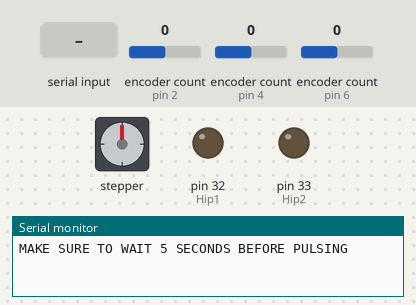
The sketch below on a simulated Arduino Mega 2560, built with avr-gcc and run on an emulated ATmega2560. Shown: stepper motor, output pins drawn as LEDs (lit = HIGH), the last lines printed to the serial monitor. Wiring (inferred from the names in the program): stepper motor (200 steps per turn assumed): coils pin 37, pin 36, pin 35, pin 34. Dashed ring = blinking. The inputs (shaded band) are chosen by the test bench; at power-on: encoder count (sensors on pin 2, pin 4, pin 6) 0. Pins used as bus, display or sensor lines are not drawn.

Above: at 1.2 s.
1.3 s: "1" received over Serial
At 1.52 s:
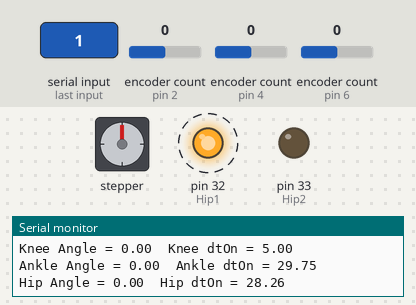
At 6.02 s:
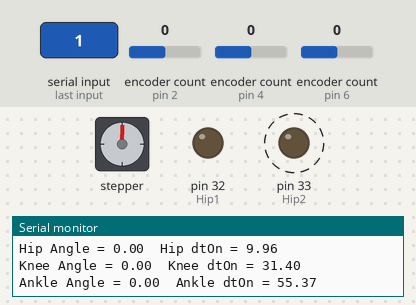
7.3 s: encoder count (sensor on pin 2) set to -1
10.3 s: encoder count (sensor on pin 2) set to 3
Timing chart, 0 to 19.3 s (numbered marks = the images above; inputs shaded):
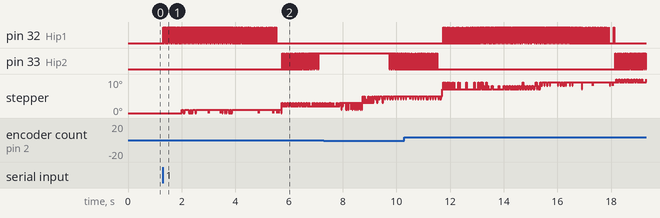

The sketch:

Step_Demo.ino
```cpp
/*
 * Step_Demo
 *
 * Demonstration of using PWM strategy to produce stepping motion in test bench leg.
 * Program adjusts duty cycle by changing the amount of time the signal is on HIGH per period
 * to step the leg through a sequence of preset target angles.
 * Enter '1' in serial monitor to turn program on/off.
 *
 * Author: Flora Huang
 * Last Updated: 16 August 2022
 */

# include <Arduino.h>
# include <Encoder.h>

// Pins for muscles:
# define Hip1 32
# define Hip2 33
# define Knee1 36
# define Knee2 34
# define Ankle1 37
# define Ankle2 35

// Encoder objects for joints:
Encoder encoderHip(2,3);
Encoder encoderAnk(4,5);
Encoder encoderKne(6,7);

// Program control (time, on/off, etc.) variables:
bool pulsing                 = false;   // Whether muscles are currently pulsing
unsigned long pulseStart     = 0;       // Time pulsing began
unsigned long previousPrint  = 0;       // Time info was previously printed
unsigned long previousAdjHip = 0;       // Time hip was previously adjusted
unsigned long previousAdjKne = 0;       // Time knee was previously adjusted
unsigned long previousAdjAnk = 0;       // Time ankle was previously adjusted
int cycCounter               = 0;       // Number of times cycle has run

// Motion stages constants (edit these to change length of each motion stage):
// Length of stage X = STAGE_X * STAGE_LENGTH
const int STAGE_1      = 2;    // Set leg to initial position (hip flexed right)
const int STAGE_2      = 10;   // Flex knee
const int STAGE_3      = 10;   // Extend hip
const int STAGE_4      = 10;   // Flex hip left
const int STAGE_5      = 5;    // Extend knee
const int STAGE_6      = 5;    // Extend knee
const int STAGE_7      = 10;   // Extend hip
const int STAGE_8      = 10;   // Flex hip right
const int STAGE_TOTAL  = STAGE_1 + STAGE_2 + STAGE_3 + STAGE_4 + STAGE_5 + STAGE_6 + STAGE_7 + STAGE_8;   // Do not change this!
const int STAGE_LENGTH = 200;   // [ms] Time factor

// Motion stages variables:
unsigned long stage1_start  = 0;
unsigned long stage2_start  = 0;
unsigned long stage3_start  = 0;
unsigned long stage4_start  = 0;
unsigned long stage5_start  = 0;
unsigned long stage6_start  = 0;
unsigned long stage7_start  = 0;
unsigned long stage8_start  = 0;
unsigned long stage9_start  = 0;
unsigned long stage10_start = 0;

// Joint angle variables:
float angleHip, angleKne, angleAnk;   // Current joint angles
float initHip, initKne, initAnk;      // Joint angles at beginning of current motion stage

// Joint target constants (edit these to change target angle sequence):
const float HIP_TARGET_R = -40;
const float HIP_TARGET_L = 40;
const float KNE_TARGET_R = -40;
const float KNE_TARGET_L = 30;
const float ANK_TARGET_R = 36;
const float ANK_TARGET_L = 32;
const int DEVIATION      = 1;   // [degrees] Accepted deviation from target angle

// Temporary target variables (reference target at current time):
float refHip, refKne, refAnk;

// Pulsing variables:
int currHip, currKne, currAnk;     // Muscle currently controlling joint
float dtOnHip, dtOnKne, dtOnAnk;   // [ms] Time on HIGH per period

void setup() {
  Serial.begin(115200);

  // Set muscle pins to output:
  pinMode(Hip1, OUTPUT);
  pinMode(Hip2, OUTPUT);
  pinMode(Knee1, OUTPUT);
  pinMode(Knee2, OUTPUT);
  pinMode(Ankle1, OUTPUT);
  pinMode(Ankle2, OUTPUT);

  Serial.println("MAKE SURE TO WAIT 5 SECONDS BEFORE PULSING\n");
}

void loop() {
  // Toggle pulsing on/off of 1 is entered:
  if (Serial.available()) {
    if (Serial.read() == '1') {
      if (pulsing) {
        resetMuscles();
      } else {
        resetVariables();
        pulseStart = millis();
      }
      pulsing = !pulsing;
    }
    Serial.flush();
  }

  if (pulsing) {
    int cycTime = ((millis() - pulseStart) / STAGE_LENGTH) % (STAGE_TOTAL);   // Relative time within each cycle
    int stepTime;                                                             // Relative time within each motion stage

    readJoints();

    /*
     * The following code sets the behavior of each joint per motion stage
     * and can be edited to adjust the step sequence.
     * Call either adjustJoint() or moveJoint() based on which joint action is desired.
     * Make sure to call digitalWrite(LOW) for opposing muscle when switching
     * from one muscle to its pair (ex: from Hip1 to Hip2).
     */
    // Stage 1:
    if (cycTime < STAGE_1) {
      readInitAngles(&stage1_start, STAGE_1);
      stepTime = cycTime;

      calcDtOnHip(HIP_TARGET_R);

      calcDtOnAnk(0);
    }
    // Stage 2:
    else if (cycTime < STAGE_1 + STAGE_2) {
      readInitAngles(&stage2_start, STAGE_2);
      stepTime = cycTime - STAGE_1;

      adjustJoint(angleHip, HIP_TARGET_R, &dtOnHip, &previousAdjHip);

      moveJoint('k', initKne, KNE_TARGET_R, STAGE_2, stepTime);

      moveJoint('a', initAnk, ANK_TARGET_R, STAGE_2, stepTime);
    }
    // Stage 3:
    else if (cycTime < STAGE_1 + STAGE_2 + STAGE_3) {
      readInitAngles(&stage3_start, STAGE_3);
      stepTime = cycTime - (STAGE_1 + STAGE_2);

      moveJoint('h', initHip, 0, STAGE_3, stepTime);

      adjustJoint(angleKne, KNE_TARGET_R, &dtOnKne, &previousAdjKne);
    }
    // Stage 4:
    else if (cycTime < STAGE_1 + STAGE_2 + STAGE_3 + STAGE_4) {
      readInitAngles(&stage4_start, STAGE_4);
      stepTime = cycTime - (STAGE_1 + STAGE_2 + STAGE_3);

      digitalWrite(Hip1, LOW);
      currHip = Hip2;
      moveJoint('h', initHip, HIP_TARGET_L, STAGE_4, stepTime);

      adjustJoint(angleKne, KNE_TARGET_R, &dtOnKne, &previousAdjKne);

      digitalWrite(Ankle1, LOW);
      currAnk = Ankle2;
      calcDtOnAnk(ANK_TARGET_L);
    }
    // Stage 5:
    else if (cycTime < STAGE_1 + STAGE_2 + STAGE_3 + STAGE_4+ STAGE_5) {
      readInitAngles(&stage5_start, STAGE_5);
      stepTime = cycTime - (STAGE_1 + STAGE_2 + STAGE_3 + STAGE_4);

      adjustJoint(angleHip, HIP_TARGET_L, &dtOnHip,&previousAdjHip);

      moveJoint('k', initKne, 0, STAGE_5, stepTime);

      moveJoint('a', initAnk, 0, STAGE_5, stepTime);
    }
    // Stage 6:
    else if (cycTime < STAGE_1 + STAGE_2 + STAGE_3 + STAGE_4 + STAGE_5 + STAGE_6) {
      readInitAngles(&stage6_start, STAGE_6);
      stepTime = cycTime - (STAGE_1 + STAGE_2 + STAGE_3 + STAGE_4 + STAGE_5);

      adjustJoint(angleHip, HIP_TARGET_L, &dtOnHip, &previousAdjHip);

      digitalWrite(Knee1, LOW);
      currKne = Knee2;
      moveJoint('k', initKne, KNE_TARGET_L, STAGE_6, stepTime);
    }
    // Stage 7:
    else if (cycTime < STAGE_1 + STAGE_2 + STAGE_3 + STAGE_4 + STAGE_5 + STAGE_6 + STAGE_7) {
      readInitAngles(&stage7_start, STAGE_7);
      stepTime = cycTime - (STAGE_1 + STAGE_2 + STAGE_3 + STAGE_4 + STAGE_5 + STAGE_6);

      moveJoint('h', initHip, 0, STAGE_7, stepTime);

      adjustJoint(angleKne, KNE_TARGET_L, &dtOnKne,&previousAdjKne);
    }
    // Stage 8:
    else if (cycTime < STAGE_1 + STAGE_2 + STAGE_3 + STAGE_4 + STAGE_5 + STAGE_6 + STAGE_7 + STAGE_8) {
      readInitAngles(&stage8_start, STAGE_8);
      stepTime = cycTime - (STAGE_1 + STAGE_2 + STAGE_3 + STAGE_4 + STAGE_5 + STAGE_6 + STAGE_7);

      digitalWrite(Hip2, LOW);
      currHip = Hip1;
      moveJoint('h', initHip, HIP_TARGET_R, STAGE_8, stepTime);

      digitalWrite(Knee2, LOW);
      currKne = Knee1;
      dtOnKne = 5;

      digitalWrite(Ankle2, LOW);
      currAnk = Ankle1;
      moveJoint('a', initAnk, 0, STAGE_8, stepTime);
    }

    pulseMuscle(currHip, dtOnHip);
    pulseMuscle(currKne, dtOnKne);
    pulseMuscle(currAnk, dtOnAnk);
    displayInfo();

    // End pulsing if cycle has run 3 times:
    if (cycCounter == 3) {
      pulsing = !pulsing;
      resetMuscles();
      cycCounter = 0;
    }
  }
}

void readInitAngles(unsigned long *stageStart, int stage) {
/*
 * Update initial joint angles at beginning of each step
 */
  if (millis() - *stageStart > stage * STAGE_LENGTH) {
    initHip = calcAngleHip();
    initKne = calcAngleKne();
    initAnk = calcAngleAnk();
    *stageStart = millis();

    // Increment cycle counter if in final stage:
    if (*stageStart == stage8_start) {
      cycCounter += 1;
    }
  }
}

void moveJoint(char joint, float initAngle, float targetAngle, int totalTime, int currTime) {
/*
 * Call this function to move joint angle to a target
 */
  // [degrees] Amount of adjustment from initial angle required:
  float adjustAmount = ((targetAngle - initAngle) / totalTime) * (currTime + 1);

  // Update dtOn for correct joint:
  switch (joint) {
    case 'h':
      refHip = initAngle + adjustAmount;
      calcDtOnHip(refHip);
      break;
    case 'k':
      refKne = initAngle + adjustAmount;
      calcDtOnKne(refKne);
      break;
    case 'a':
      refAnk = initAngle + adjustAmount;
      calcDtOnAnk(refAnk);
      break;
  }
}

void adjustJoint(float currAngle, float target, float *dtOn, unsigned long *previousAdj) {
/*
 * Call this function if joint angle is already at target but needs to be maintained
 */
  if (millis() - *previousAdj >= STAGE_LENGTH) {
    if (abs(currAngle) < (abs(target) - DEVIATION)) {
      *dtOn += 0.5;
    } else if (abs(currAngle) > (abs(target) + DEVIATION)) {
      *dtOn -= 0.5;
    }

    *previousAdj = millis();
  }
}

/*
 * Equations in the following six functions are best fit equations
 * for duty cycle vs. joint angle data.
 * See Test_Bench_PWM/Data/Equation_Sheet to view equations.
 */
void calcDtOnHip(float hip) {
 /*
 * Calculate dtOn from hip angle using best fit equations
 */
  // Calculate dtOn:
  if (hip <= -44.739) {
    dtOnHip = exp((hip + 15.4466) / -8.26376);
  } else if (hip <= -31.721) {
    dtOnHip = exp((hip - 37.9365) / -23.3237);
  } else if (hip < 0) {
    dtOnHip = exp((hip - 60.6077) / -30.9148);
  } else if (hip == 0) {
    dtOnHip = 0;
  } else if (hip <= 17.049) {
    dtOnHip = exp((hip + 72.8896) / 33.4555);
  } else if (hip <= 29.208) {
    dtOnHip = exp((hip + 22.2) / 14.6);
  } else {
    dtOnHip = exp((hip - 28.8104) / 0.112872);
  }

  if (dtOnHip > 50) {
    dtOnHip = 50;
  }
}

float calcAngleHip() {
/*
 * Calculate hip angle from dtOn
 */
  float angle;

  if (currHip == Hip1) {
    if (dtOnHip <= 7.103) {
      angle = 0;
    } else if (dtOnHip <= 19.817) {
      angle = 60.6077 - 30.9148 * log(dtOnHip);
    } else if (dtOnHip <= 34.63) {
      angle = 37.9365 - 23.3237 * log(dtOnHip);
    } else {
      angle = -15.4466 - 8.26376 * log(dtOnHip);
    }
  } else if (currHip == Hip2) {
    if (dtOnHip <= 8.835) {
      angle = 0;
    } else if (dtOnHip <= 14.707) {
      angle = -72.8896 + 33.4555 * log(dtOnHip);
    } else if (dtOnHip <= 33.821) {
      angle = -22.2 + 14.6 * log(dtOnHip);
    } else {
      angle = 28.8104 + 0.112872 * log(dtOnHip);
    }
  }

  return angle;
}

void calcDtOnKne(float knee) {
 /*
 * Calculate dtOn from knee angle using best fit equations
 */
  // Calculate dtOn:
  if (knee <= -51.094) {
    dtOnKne = exp((knee + 35.7827) / -4.32654);
  } else if (knee <= -45.623) {
    dtOnKne = exp((knee - 70.1469) / -34.2596);
  } else if (knee <= 0) {
    dtOnKne = exp((knee - 106.384) / -44.9832);
  } else if (knee <= 20.344) {
    dtOnKne = exp((knee + 117.77) / 40.9058);
  } else if (knee <= 25.522) {
    dtOnKne = exp((knee + 59.5613) / 23.6659);
  } else {
    dtOnKne = exp((knee + 0.173934) / 7.1473);
  }

  if (dtOnKne > 50) {
    dtOnKne = 50;
  }
}

float calcAngleKne() {
/*
 * Calculate knee angle from dtOn
 */
  float angle;

  if (currKne == Knee1) {
    if (dtOnKne <= 10.644) {
      angle = 0;
    } else if (dtOnKne <= 29.347) {
      angle = 106.384 - 44.9832 * log(dtOnKne);
    } else if (dtOnKne <= 34.428) {
      angle = 70.1469 - 34.2596 * log(dtOnKne);
    } else {
      angle = -35.7827 - 4.32654 * log(dtOnKne);
    }
  } else if (currKne == Knee2) {
    if (dtOnKne <= 17.797) {
      angle = 0;
    } else if (dtOnKne <= 29.265) {
      angle = -117.77 + 40.9058 * log(dtOnKne);
    } else if (dtOnKne <= 36.422) {
      angle = -59.5613 + 23.6659 * log(dtOnKne);
    } else {
      angle = -0.173934 + 7.1473 * log(dtOnKne);
    }

    if (dtOnAnk > 50) {
      dtOnAnk = 50;
    }
  }

  return angle;
}

void calcDtOnAnk(float ankle) {
 /*
 * Calculate dtOn from ankle angle using best fit equations
 */
  // Calculate dtOn:
  if (currAnk == Ankle2) {
    if (ankle <= 21.213) {
      dtOnAnk = exp((ankle + 195.195) / 67.295);
    } else if (ankle <= 29.217) {
      dtOnAnk = exp((ankle + 40.0957) / 19.3167);
    } else {
      dtOnAnk = exp((ankle - 2.90771) / 7.24748);
    }
  } else if (currAnk == Ankle1) {
    if (ankle <= 26.816) {
      dtOnAnk = exp((ankle - 93.13) / -27.4485);
    } else if (ankle <= 35.78) {
      dtOnAnk = exp((ankle - 52.9086) / -10.8003);
    } else {
      dtOnAnk = 10;
    }
  }
}

float calcAngleAnk() {
/*
 * Calculate ankle angle from dtOn
 */
  float angle;

  if (currAnk == Ankle2) {
    if (dtOnAnk <= 18.185) {
      angle = 0;
    } else if (dtOnAnk <= 24.923) {
      angle = -195.195 + 67.295 * log(dtOnAnk);
    } else if (dtOnAnk <= 37.719) {
      angle = -40.9057 + 19.3167 * log(dtOnAnk);
    } else {
      angle = 2.90771 + 7.24748 * log(dtOnAnk);
    }
  } else if (currAnk == Ankle1) {
    if (dtOnAnk <= 5) {
      angle = 35.78;
    } else if (dtOnAnk <= 11.201) {
      angle = 52.9086 - 10.8003 * log(dtOnAnk);
    } else if (dtOnAnk <= 25) {
      angle = 93.13 - 27.4485 * log(dtOnAnk);
    } else {
      angle = 0;
    }
  }

  return angle;
}

void readJoints() {
/*
 * Read and update joint angles
 */
  float beta = 0.15;
  float tempAvgHip = 0, tempAvgKne = 0, tempAvgAnk = 0;

  // Sum 20 angle readings and convert to degrees:
  for (int i=0; i<20; i++) {
    tempAvgHip += encoderHip.read()*0.04395;
    tempAvgKne += encoderKne.read()*0.04395;
    tempAvgAnk += encoderAnk.read()*0.04395;
  }

  // Calculate average:
  tempAvgHip /= 20;
  tempAvgKne /= 20;
  tempAvgAnk /= 20;

  // Apply averaging strategy and update joint angle:
  angleHip = beta*tempAvgHip + (1-beta)*angleHip;
  angleKne = beta*tempAvgKne + (1-beta)*angleKne;
  angleAnk = beta*tempAvgAnk + (1-beta)*angleAnk;
}

void pulseMuscle(int muscle, float dtOn) {
/*
 * Pulse given muscle at given dtOn
 */
  // Variables for pulsing:
  int freq    = 20;                  // [Hz] Number of periods per 1000 milliseconds
  int period  = 1000/freq;           // [ms] Length of each period
  int relTime = millis() % period;   // [ms] Relative time within each period

  // Turn muscle on or off based on relative time:
  if (relTime <= dtOn) {
    digitalWrite(muscle, HIGH);
  } else {
    digitalWrite(muscle, LOW);
  }
}

void displayInfo() {
/*
 * Print information about joints
 */
  // Print info if enough time has passed since last print:
  if (millis() - previousPrint >= STAGE_LENGTH) {
    Serial.print("Hip Angle = ");
    Serial.print(angleHip);
    Serial.print("\t");
    Serial.print("Hip dtOn = ");
    Serial.println(dtOnHip);
    Serial.print("Knee Angle = ");
    Serial.print(angleHip);
    Serial.print("\t");
    Serial.print("Knee dtOn = ");
    Serial.println(dtOnKne);
    Serial.print("Ankle Angle = ");
    Serial.print(angleAnk);
    Serial.print("\t");
    Serial.print("Ankle dtOn = ");
    Serial.println(dtOnAnk);

    Serial.println();
    previousPrint = millis();
  }
}

void resetMuscles() {
/*
 * Turn off all muscles
 */
  digitalWrite(Hip1, LOW);
  digitalWrite(Hip2, LOW);
  digitalWrite(Knee1, LOW);
  digitalWrite(Knee2, LOW);
  digitalWrite(Ankle1, LOW);
  digitalWrite(Ankle2, LOW);
}

void resetVariables() {
/*
 * Reset variable values to prepare for new pulse
 */
  angleHip = angleKne = angleAnk = 0;
  initHip = initKne = initAnk = 0;

  currHip = Hip1;
  currKne = Knee1;
  currAnk = Ankle1;

  dtOnHip = 0;
  dtOnKne = 5;
  dtOnAnk = 10;
}
```

Measured:
- after the input at 1.3 s, pin 32 (Hip1): alternates HIGH for 0.03 s and LOW for 0.02 s, 170 changes in all, then stays LOW, starting at once; pin 33 (Hip2): alternates HIGH for 0.02 s and LOW for 0.03 s, starting after 4.5 s
